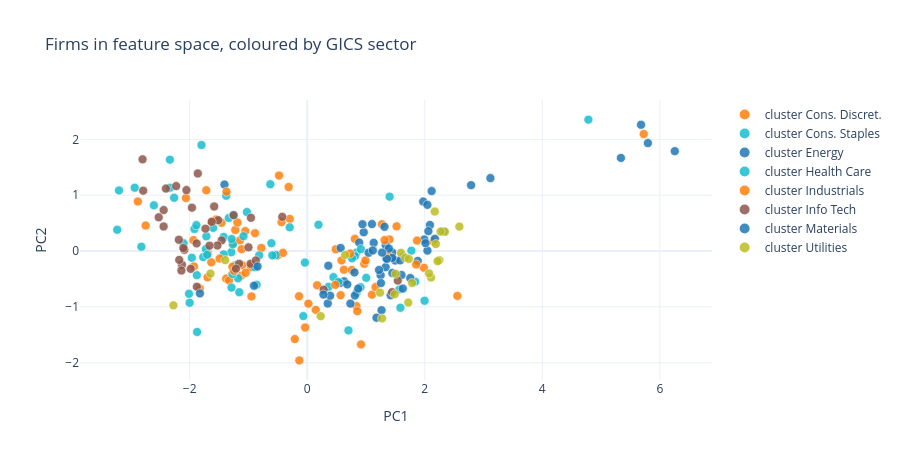

Source (notebook cell):
### Markdown cell above
To see the four-dimensional feature space on a page we project it to two
principal components. **The projection is for your eyes only** — all
clustering below happens in the full standardised space, not in the projection.

### Code cell
pcs = PCA(n_components=2, random_state=0).fit(X)
proj = pd.DataFrame(pcs.transform(X), index=panel.index, columns=["PC1", "PC2"])
proj = proj.join(panel[["sector", "region", "log_size"]])

print(f"variance explained: PC1 {pcs.explained_variance_ratio_[0]:.1%}, "
      f"PC2 {pcs.explained_variance_ratio_[1]:.1%}")

ec.scatter_clusters(proj, "PC1", "PC2", panel["sector"],
                    title="Firms in feature space, coloured by GICS sector",
                    hover=["sector", "region"])

### Figure 1 — Plotly figure (JSON) as saved in the notebook; plotly's stock layout.template omitted (floating-point values rounded to 4 significant figures)
{"data": [{"hovertemplate": "%{text}<extra></extra>", "marker": {"color": "#ff7f0e", "line": {"color": "white", "width": 0.6}, "opacity": 0.85, "size": 9}, "mode": "markers", "name": "cluster Cons. Discret.", "text": ["Cons. Discret. | Europe", "Cons. Discret. | Asia", "Cons. Discret. | Australia", "Cons. Discret. | Australia", "Cons. Discret. | Europe", "Cons. Discret. | North America", "Cons. Discret. | Asia", "Cons. Discret. | North America", "Cons. Discret. | Australia", "Cons. Discret. | Australia", "Cons. Discret. | Europe", "Cons. Discret. | Asia", "Cons. Discret. | North America", "Cons. Discret. | North America", "Cons. Discret. | North America", "Cons. Discret. | Asia", "Cons. Discret. | Europe", "Cons. Discret. | Asia", "Cons. Discret. | Europe", "Cons. Discret. | Australia", "Cons. Discret. | North America", "Cons. Discret. | North America", "Cons. Discret. | Asia", "Cons. Discret. | Asia", "Cons. Discret. | North America", "Cons. Discret. | North America", "Cons. Discret. | Australia", "Cons. Discret. | Australia", "Cons. Discret. | Europe", "Cons. Discret. | Europe", "Cons. Discret. | North America", "Cons. Discret. | Europe", "Cons. Discret. | Europe", "Cons. Discret. | Asia", "Cons. Discret. | Australia"], "type": "scatter", "x": [-2.881, -0.8877, -0.9525, -1.223, -1.188, -0.781, -1.624, -1.125, -0.1388, 1.399, -0.5072, -0.9485, -1.259, 0.8104, -2.062, -0.03489, -1.828, -1.632, -1.689, -1.053, -0.3155, -1.103, -1.379, -1.329, -1.457, -2.748, -0.9584, -1.936, 1.521, -1.696, -0.296, -1.144, 2.147, -0.4127, -1.116], "y": [0.8872, 0.3197, -0.2498, 0.3778, 0.5114, 0.05522, 0.5206, -0.4422, -0.8092, 0.2076, -0.0821, -0.8122, 0.1462, 0.218, 0.9502, -1.369, -0.6711, -0.2017, -0.04353, 0.3575, 1.147, -0.2546, -0.4935, -0.5256, 0.5063, 0.4565, -0.2884, 0.1955, 0.4422, -0.4715, 0.5762, 0.19, 0.1759, -0.0325, 0.03308]}, {"hovertemplate": "%{text}<extra></extra>", "marker": {"color": "#17becf", "line": {"color": "white", "width": 0.6}, "opacity": 0.85, "size": 9}, "mode": "markers", "name": "cluster Cons. Staples", "text": ["Cons. Staples | Europe", "Cons. Staples | Australia", "Cons. Staples | Australia", "Cons. Staples | North America", "Cons. Staples | Australia", "Cons. Staples | Australia", "Cons. Staples | Australia", "Cons. Staples | Australia", "Cons. Staples | Europe", "Cons. Staples | Asia", "Cons. Staples | Australia", "Cons. Staples | Australia", "Cons. Staples | Australia", "Cons. Staples | North America", "Cons. Staples | Asia", "Cons. Staples | North America", "Cons. Staples | Asia", "Cons. Staples | Europe", "Cons. Staples | North America", "Cons. Staples | Asia", "Cons. Staples | North America", "Cons. Staples | Asia", "Cons. Staples | North America", "Cons. Staples | North America", "Cons. Staples | Europe", "Cons. Staples | Europe", "Cons. Staples | North America", "Cons. Staples | Europe", "Cons. Staples | Asia", "Cons. Staples | Australia"], "type": "scatter", "x": [-1.177, -1.599, 0.3637, 0.8411, -1.291, -1.877, -0.03862, -1.271, 0.84, 1.005, 0.192, -1.724, -1.155, 1.773, 0.8124, -1.287, -0.536, -1.026, -1.264, 1.838, -1.084, 0.4471, -1.333, -0.5934, 0.7626, 0.9076, -0.6268, -1.42, 1.569, -3.202], "y": [-0.4887, 0.4142, -0.6416, -0.02659, -0.02183, -0.4316, -0.207, -0.4121, -0.7464, -0.4801, 0.4707, 0.03437, -0.7375, 0.006854, -0.09075, -0.6543, -0.07256, 0.6983, 0.1182, -0.5485, 0.2655, -0.4668, 0.5925, -0.07811, -0.1297, -0.6473, 1.197, -0.05976, -0.6869, 1.086]}, {"hovertemplate": "%{text}<extra></extra>", "marker": {"color": "#1f77b4", "line": {"color": "white", "width": 0.6}, "opacity": 0.85, "size": 9}, "mode": "markers", "name": "cluster Energy", "text": ["Energy | Asia", "Energy | North America", "Energy | North America", "Energy | Asia", "Energy | Asia", "Energy | Asia", "Energy | Asia", "Energy | North America", "Energy | Asia", "Energy | Australia", "Energy | Asia", "Energy | Australia", "Energy | Australia", "Energy | Australia", "Energy | Europe", "Energy | Asia", "Energy | Europe", "Energy | North America", "Energy | North America", "Energy | Australia", "Energy | North America", "Energy | North America", "Energy | Europe", "Energy | Europe", "Energy | North America", "Energy | Australia", "Energy | Europe", "Energy | Australia", "Energy | North America", "Energy | Asia"], "type": "scatter", "x": [1.628, 1.993, 1.636, 0.8851, 6.254, 2.789, 2.318, 0.6296, 1.447, 0.8121, 1.754, 1.265, 5.797, 2.046, 0.8679, 1.605, 3.118, 0.3509, 0.9624, 1.334, 1.336, 2.088, 1.343, 1.18, 1.42, -1.407, 0.5568, 2.062, 1.496, 1.882], "y": [-0.672, 0.2068, -0.1007, 0.1512, 1.789, 1.18, 0.3519, -0.5433, -0.02605, -0.7979, -0.4833, -1.059, 1.934, 0.007364, -0.6732, -0.4297, 1.306, -0.9407, 0.3364, -0.2893, 0.104, 0.4674, -0.1313, -1.194, -0.7912, 1.19, -0.5742, 0.356, -0.1696, -0.177]}, {"hovertemplate": "%{text}<extra></extra>", "marker": {"color": "#17becf", "line": {"color": "white", "width": 0.6}, "opacity": 0.85, "size": 9}, "mode": "markers", "name": "cluster Health Care", "text": ["Health Care | Asia", "Health Care | Europe", "Health Care | North America", "Health Care | Asia", "Health Care | Asia", "Health Care | North America", "Health Care | Australia", "Health Care | North America", "Health Care | North America", "Health Care | Australia", "Health Care | North America", "Health Care | Europe", "Health Care | Australia", "Health Care | Asia", "Health Care | Europe", "Health Care | Europe", "Health Care | Europe", "Health Care | Europe", "Health Care | Asia", "Health Care | Asia", "Health Care | North America", "Health Care | Europe", "Health Care | North America", "Health Care | Europe", "Health Care | North America", "Health Care | Europe", "Health Care | Australia", "Health Care | Europe", "Health Care | Asia", "Health Care | Europe", "Health Care | Asia", "Health Care | Australia", "Health Care | Europe", "Health Care | Asia", "Health Care | North America", "Health Care | Europe"], "type": "scatter", "x": [-1.377, -2.0, 0.913, -1.918, -1.422, -1.873, -1.256, 4.784, -2.821, -0.6087, -1.285, -2.264, -1.884, -1.799, -2.608, -2.102, 1.586, -0.8894, 1.403, -1.769, 0.7026, 1.997, -1.23, -0.8171, -2.011, -1.715, -1.701, -0.2968, -0.8612, -2.934, -3.232, -2.334, -2.336, -0.06542, -1.962, 0.5297], "y": [0.991, -0.9269, 0.03436, 0.3955, 0.2519, -1.449, 0.6461, 2.354, 0.07766, 0.1398, 0.2158, 0.9551, 0.4644, 1.899, 0.818, 0.1384, -1.016, -0.2906, 0.9742, -0.1093, -1.422, -0.8911, -0.2571, -0.07772, -0.7655, 0.264, -0.06842, 0.4251, -0.6035, 1.134, 0.3806, 1.134, 1.637, -1.166, -0.1199, -0.5549]}, {"hovertemplate": "%{text}<extra></extra>", "marker": {"color": "#ff7f0e", "line": {"color": "white", "width": 0.6}, "opacity": 0.85, "size": 9}, "mode": "markers", "name": "cluster Industrials", "text": ["Industrials | North America", "Industrials | Europe", "Industrials | Australia", "Industrials | Europe", "Industrials | North America", "Industrials | Asia", "Industrials | Australia", "Industrials | Australia", "Industrials | Europe", "Industrials | Asia", "Industrials | North America", "Industrials | Asia", "Industrials | Asia", "Industrials | Australia", "Industrials | Australia", "Industrials | Asia", "Industrials | North America", "Industrials | Australia", "Industrials | Europe", "Industrials | Australia", "Industrials | North America", "Industrials | North America", "Industrials | Australia", "Industrials | Asia", "Industrials | Asia", "Industrials | Australia", "Industrials | Australia", "Industrials | Australia", "Industrials | Australia", "Industrials | Asia", "Industrials | North America", "Industrials | Asia", "Industrials | Europe", "Industrials | North America", "Industrials | North America", "Industrials | Australia", "Industrials | Asia"], "type": "scatter", "x": [-0.1339, -0.4366, 1.385, 0.7304, 0.4779, 0.1688, 1.987, 1.869, 0.625, 1.854, -0.479, 1.316, 0.7601, -0.2109, 2.555, -1.927, 0.8372, -1.49, 1.102, 0.4859, 0.8532, -1.549, 0.02027, 0.9705, 0.916, 5.725, 1.271, 0.9912, 0.5843, -1.372, -1.273, 1.162, -1.717, 0.569, -1.245, 0.1463, -1.047], "y": [-1.958, 0.5185, -0.08173, -0.04444, -0.606, -0.6133, -0.3, 0.187, -0.3344, -0.2409, 1.353, 0.1959, -0.3391, -1.577, -0.8043, -0.276, -0.986, -0.1349, -0.7813, 0.03067, -1.077, 0.5661, -0.9427, -0.2275, -1.673, 2.096, 0.4791, -0.1695, -0.1677, 1.063, -0.2824, -0.646, 1.088, -0.7905, -0.3558, -1.054, -0.3886]}, {"hovertemplate": "%{text}<extra></extra>", "marker": {"color": "#8c564b", "line": {"color": "white", "width": 0.6}, "opacity": 0.85, "size": 9}, "mode": "markers", "name": "cluster Info Tech", "text": ["Info Tech | North America", "Info Tech | Asia", "Info Tech | Europe", "Info Tech | Europe", "Info Tech | Europe", "Info Tech | Asia", "Info Tech | Europe", "Info Tech | Asia", "Info Tech | North America", "Info Tech | Asia", "Info Tech | Australia", "Info Tech | Asia", "Info Tech | Asia", "Info Tech | Europe", "Info Tech | Europe", "Info Tech | North America", "Info Tech | Asia", "Info Tech | North America", "Info Tech | North America", "Info Tech | Europe", "Info Tech | North America", "Info Tech | Australia", "Info Tech | North America", "Info Tech | Asia", "Info Tech | North America", "Info Tech | Asia", "Info Tech | Australia", "Info Tech | North America", "Info Tech | North America", "Info Tech | Asia", "Info Tech | Australia", "Info Tech | Europe", "Info Tech | North America", "Info Tech | Australia", "Info Tech | North America", "Info Tech | North America", "Info Tech | Australia"], "type": "scatter", "x": [-2.131, 1.445, -1.515, -2.054, -1.455, -1.877, -2.089, -1.159, -2.229, -2.442, -1.212, 1.542, -2.526, -1.861, -0.9567, -2.403, -1.731, -2.177, -2.801, -1.527, -2.139, -0.9624, -1.251, 0.2803, -1.982, -1.625, -1.961, -1.582, -2.107, -1.881, -1.661, -2.442, -0.8724, -0.9985, -2.183, -2.79, -0.4236], "y": [-0.244, -0.7362, 0.5524, 1.092, 0.1903, -0.64, 0.02193, -0.2279, 1.163, 0.7338, -0.3156, -0.5294, 0.6043, 1.39, 0.5956, 1.119, 0.4004, -0.1585, 1.642, 0.1002, -0.3489, -0.2274, 0.6421, -0.6918, -0.3192, 0.5229, 0.7776, 0.7981, 0.05447, 0.1361, 0.09634, 0.4398, -0.1697, 0.06605, 0.2024, 1.081, 0.6129]}, {"hovertemplate": "%{text}<extra></extra>", "marker": {"color": "#1f77b4", "line": {"color": "white", "width": 0.6}, "opacity": 0.85, "size": 9}, "mode": "markers", "name": "cluster Materials", "text": ["Materials | North America", "Materials | Australia", "Materials | Europe", "Materials | Australia", "Materials | North America", "Materials | North America", "Materials | Asia", "Materials | Australia", "Materials | North America", "Materials | North America", "Materials | Australia", "Materials | Asia", "Materials | Europe", "Materials | North America", "Materials | Europe", "Materials | North America", "Materials | Australia", "Materials | Australia", "Materials | Asia", "Materials | North America", "Materials | North America", "Materials | North America", "Materials | Asia", "Materials | Asia", "Materials | Asia", "Materials | North America", "Materials | North America", "Materials | North America", "Materials | Australia", "Materials | North America", "Materials | Australia", "Materials | Australia"], "type": "scatter", "x": [1.102, 1.046, 1.974, 1.449, 0.3905, 1.25, 1.582, 0.6821, 1.222, 0.8044, 1.316, 1.389, -0.9044, 0.36, 2.045, 1.132, 2.013, 0.7357, 0.9411, 5.338, 1.447, 5.68, -1.825, 1.255, 2.173, 0.5692, 1.357, 2.118, -0.8444, 0.2765, 1.274, 1.117], "y": [0.4834, -0.03077, 0.8859, -0.3924, -0.8, -0.432, -0.1667, -0.5973, -0.3395, -0.3833, 0.4336, 0.04482, -0.6211, -0.2626, 0.8272, 0.1468, 0.1408, -0.9415, 0.4811, 1.668, -0.1232, 2.262, -0.7594, -0.5735, 0.2193, 0.05459, -0.1406, 1.074, -0.2775, -0.7805, -0.02821, 0.01046]}, {"hovertemplate": "%{text}<extra></extra>", "marker": {"color": "#bcbd22", "line": {"color": "white", "width": 0.6}, "opacity": 0.85, "size": 9}, "mode": "markers", "name": "cluster Utilities", "text": ["Utilities | Europe", "Utilities | North America", "Utilities | Europe", "Utilities | Australia", "Utilities | Australia", "Utilities | North America", "Utilities | North America", "Utilities | Europe", "Utilities | North America", "Utilities | Europe", "Utilities | Asia", "Utilities | North America", "Utilities | Europe", "Utilities | North America", "Utilities | North America", "Utilities | Australia", "Utilities | North America", "Utilities | Australia", "Utilities | Asia", "Utilities | Asia", "Utilities | Asia", "Utilities | Asia", "Utilities | Asia"], "type": "scatter", "x": [0.2302, 1.785, 1.72, -1.394, 1.595, 1.506, 2.107, -2.276, 2.171, 2.343, 2.074, 1.24, 2.589, 1.668, 1.488, 2.247, 2.219, 0.6464, -1.645, 1.275, 2.27, 1.728, 2.19], "y": [-1.166, -0.5728, -0.9239, -0.1631, -0.03221, -0.4083, -0.4737, -0.9729, 0.7077, 0.3458, -0.4004, -0.7453, 0.4379, -0.1197, -0.7737, -0.1639, -0.1809, -0.06895, -0.4044, -1.207, 0.3485, -0.1414, 0.1252]}], "layout": {"height": 460, "legend": {"itemsizing": "constant"}, "title": {"text": "Firms in feature space, coloured by GICS sector"}, "xaxis": {"title": {"text": "PC1"}}, "yaxis": {"title": {"text": "PC2"}}}}
